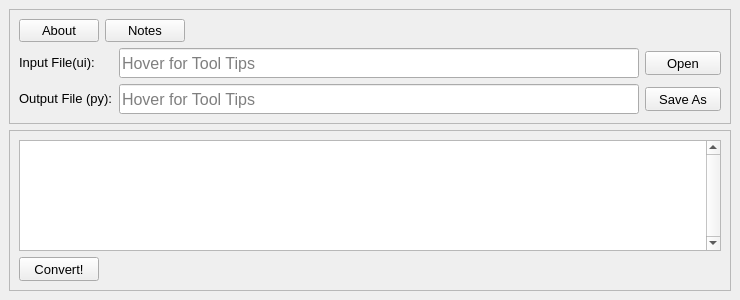
<?xml version="1.0" encoding="UTF-8"?>
<ui version="4.0">
 <class>MainWindow</class>
 <widget class="QMainWindow" name="MainWindow">
  <property name="geometry">
   <rect>
    <x>0</x>
    <y>0</y>
    <width>740</width>
    <height>300</height>
   </rect>
  </property>
  <property name="sizePolicy">
   <sizepolicy hsizetype="Preferred" vsizetype="Preferred">
    <horstretch>0</horstretch>
    <verstretch>0</verstretch>
   </sizepolicy>
  </property>
  <property name="minimumSize">
   <size>
    <width>740</width>
    <height>300</height>
   </size>
  </property>
  <property name="font">
   <font/>
  </property>
  <property name="windowTitle">
   <string>UI2PY - PyQt5 Designer UI File Conversion</string>
  </property>
  <widget class="QWidget" name="centralwidget">
   <property name="sizePolicy">
    <sizepolicy hsizetype="Preferred" vsizetype="Preferred">
     <horstretch>0</horstretch>
     <verstretch>0</verstretch>
    </sizepolicy>
   </property>
   <layout class="QGridLayout" name="gridLayout_3">
    <item row="0" column="0">
     <widget class="QFrame" name="frame_in_out">
      <property name="sizePolicy">
       <sizepolicy hsizetype="Preferred" vsizetype="Preferred">
        <horstretch>0</horstretch>
        <verstretch>0</verstretch>
       </sizepolicy>
      </property>
      <property name="frameShape">
       <enum>QFrame::StyledPanel</enum>
      </property>
      <property name="frameShadow">
       <enum>QFrame::Raised</enum>
      </property>
      <layout class="QGridLayout" name="gridLayout">
       <item row="0" column="0">
        <widget class="QPushButton" name="button_about">
         <property name="sizePolicy">
          <sizepolicy hsizetype="Fixed" vsizetype="Fixed">
           <horstretch>0</horstretch>
           <verstretch>0</verstretch>
          </sizepolicy>
         </property>
         <property name="font">
          <font>
           <pointsize>10</pointsize>
          </font>
         </property>
         <property name="text">
          <string>About</string>
         </property>
        </widget>
       </item>
       <item row="0" column="1" colspan="2">
        <widget class="QPushButton" name="button_notes">
         <property name="sizePolicy">
          <sizepolicy hsizetype="Fixed" vsizetype="Fixed">
           <horstretch>0</horstretch>
           <verstretch>0</verstretch>
          </sizepolicy>
         </property>
         <property name="font">
          <font>
           <pointsize>10</pointsize>
          </font>
         </property>
         <property name="text">
          <string>Notes</string>
         </property>
        </widget>
       </item>
       <item row="1" column="0">
        <widget class="QLabel" name="label_input_file">
         <property name="sizePolicy">
          <sizepolicy hsizetype="Fixed" vsizetype="Fixed">
           <horstretch>0</horstretch>
           <verstretch>0</verstretch>
          </sizepolicy>
         </property>
         <property name="font">
          <font>
           <pointsize>10</pointsize>
          </font>
         </property>
         <property name="text">
          <string>Input File(ui):</string>
         </property>
        </widget>
       </item>
       <item row="1" column="2">
        <widget class="QLineEdit" name="text_box_input_file">
         <property name="minimumSize">
          <size>
           <width>520</width>
           <height>30</height>
          </size>
         </property>
         <property name="font">
          <font>
           <pointsize>12</pointsize>
          </font>
         </property>
         <property name="acceptDrops">
          <bool>false</bool>
         </property>
         <property name="toolTip">
          <string>&lt;html&gt;&lt;head/&gt;&lt;body&gt;&lt;p&gt;&lt;span style=&quot; font-size:10pt; font-weight:600;&quot;&gt;Type in a path and file name or select &amp;quot;Open&amp;quot; to browse for the file you wish to convert&lt;/span&gt;&lt;/p&gt;&lt;/body&gt;&lt;/html&gt;</string>
         </property>
         <property name="text">
          <string/>
         </property>
         <property name="dragEnabled">
          <bool>true</bool>
         </property>
         <property name="placeholderText">
          <string>Hover for Tool Tips</string>
         </property>
        </widget>
       </item>
       <item row="1" column="3">
        <widget class="QPushButton" name="button_input_browse">
         <property name="sizePolicy">
          <sizepolicy hsizetype="Fixed" vsizetype="Fixed">
           <horstretch>0</horstretch>
           <verstretch>0</verstretch>
          </sizepolicy>
         </property>
         <property name="minimumSize">
          <size>
           <width>75</width>
           <height>24</height>
          </size>
         </property>
         <property name="font">
          <font>
           <pointsize>10</pointsize>
          </font>
         </property>
         <property name="text">
          <string>Open</string>
         </property>
        </widget>
       </item>
       <item row="2" column="0" colspan="2">
        <widget class="QLabel" name="label_output_file">
         <property name="sizePolicy">
          <sizepolicy hsizetype="Fixed" vsizetype="Fixed">
           <horstretch>0</horstretch>
           <verstretch>0</verstretch>
          </sizepolicy>
         </property>
         <property name="font">
          <font>
           <pointsize>10</pointsize>
          </font>
         </property>
         <property name="text">
          <string>Output File (py):</string>
         </property>
        </widget>
       </item>
       <item row="2" column="2">
        <widget class="QLineEdit" name="text_box_output_file">
         <property name="minimumSize">
          <size>
           <width>520</width>
           <height>30</height>
          </size>
         </property>
         <property name="font">
          <font>
           <pointsize>12</pointsize>
          </font>
         </property>
         <property name="toolTip">
          <string>&lt;html&gt;&lt;head/&gt;&lt;body&gt;&lt;p&gt;&lt;span style=&quot; font-size:10pt; font-weight:600;&quot;&gt;Select &amp;quot;Save As&amp;quot; to browse for existing file or type in a new file name (See notes button for more information)&lt;/span&gt;&lt;/p&gt;&lt;/body&gt;&lt;/html&gt;</string>
         </property>
         <property name="text">
          <string/>
         </property>
         <property name="dragEnabled">
          <bool>true</bool>
         </property>
         <property name="placeholderText">
          <string>Hover for Tool Tips</string>
         </property>
         <property name="clearButtonEnabled">
          <bool>false</bool>
         </property>
        </widget>
       </item>
       <item row="2" column="3">
        <widget class="QPushButton" name="button_output_browse">
         <property name="sizePolicy">
          <sizepolicy hsizetype="Fixed" vsizetype="Fixed">
           <horstretch>0</horstretch>
           <verstretch>0</verstretch>
          </sizepolicy>
         </property>
         <property name="minimumSize">
          <size>
           <width>75</width>
           <height>24</height>
          </size>
         </property>
         <property name="font">
          <font>
           <pointsize>10</pointsize>
          </font>
         </property>
         <property name="text">
          <string>Save As</string>
         </property>
        </widget>
       </item>
      </layout>
     </widget>
    </item>
    <item row="1" column="0">
     <widget class="QFrame" name="frame">
      <property name="sizePolicy">
       <sizepolicy hsizetype="Preferred" vsizetype="Preferred">
        <horstretch>0</horstretch>
        <verstretch>0</verstretch>
       </sizepolicy>
      </property>
      <property name="frameShape">
       <enum>QFrame::StyledPanel</enum>
      </property>
      <property name="frameShadow">
       <enum>QFrame::Raised</enum>
      </property>
      <layout class="QGridLayout" name="gridLayout_2">
       <item row="0" column="0">
        <widget class="QTextEdit" name="text_edit_info_box">
         <property name="sizePolicy">
          <sizepolicy hsizetype="Expanding" vsizetype="Expanding">
           <horstretch>1</horstretch>
           <verstretch>0</verstretch>
          </sizepolicy>
         </property>
         <property name="minimumSize">
          <size>
           <width>680</width>
           <height>70</height>
          </size>
         </property>
         <property name="font">
          <font>
           <pointsize>12</pointsize>
          </font>
         </property>
         <property name="focusPolicy">
          <enum>Qt::NoFocus</enum>
         </property>
         <property name="acceptDrops">
          <bool>false</bool>
         </property>
         <property name="toolTip">
          <string extracomment="Messages appear here during conversion"/>
         </property>
         <property name="verticalScrollBarPolicy">
          <enum>Qt::ScrollBarAlwaysOn</enum>
         </property>
         <property name="horizontalScrollBarPolicy">
          <enum>Qt::ScrollBarAlwaysOff</enum>
         </property>
         <property name="undoRedoEnabled">
          <bool>false</bool>
         </property>
         <property name="readOnly">
          <bool>true</bool>
         </property>
        </widget>
       </item>
       <item row="1" column="0">
        <widget class="QPushButton" name="button_convert">
         <property name="sizePolicy">
          <sizepolicy hsizetype="Fixed" vsizetype="Fixed">
           <horstretch>0</horstretch>
           <verstretch>0</verstretch>
          </sizepolicy>
         </property>
         <property name="minimumSize">
          <size>
           <width>75</width>
           <height>24</height>
          </size>
         </property>
         <property name="font">
          <font>
           <pointsize>10</pointsize>
          </font>
         </property>
         <property name="text">
          <string>Convert!</string>
         </property>
        </widget>
       </item>
      </layout>
     </widget>
    </item>
   </layout>
  </widget>
 </widget>
 <tabstops>
  <tabstop>text_box_input_file</tabstop>
  <tabstop>button_input_browse</tabstop>
  <tabstop>text_box_output_file</tabstop>
  <tabstop>button_convert</tabstop>
  <tabstop>button_about</tabstop>
  <tabstop>text_edit_info_box</tabstop>
 </tabstops>
 <resources/>
 <connections/>
</ui>
